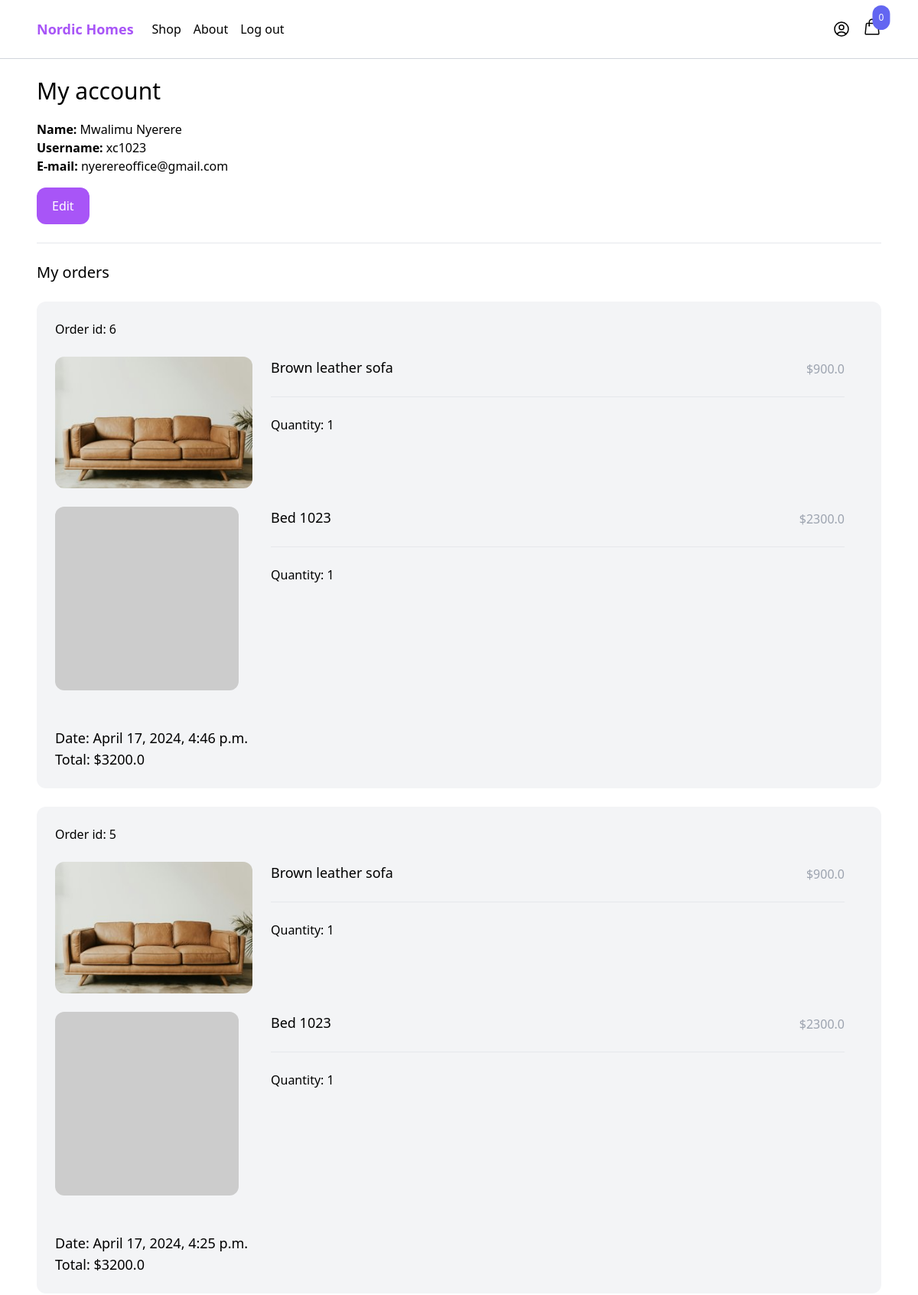
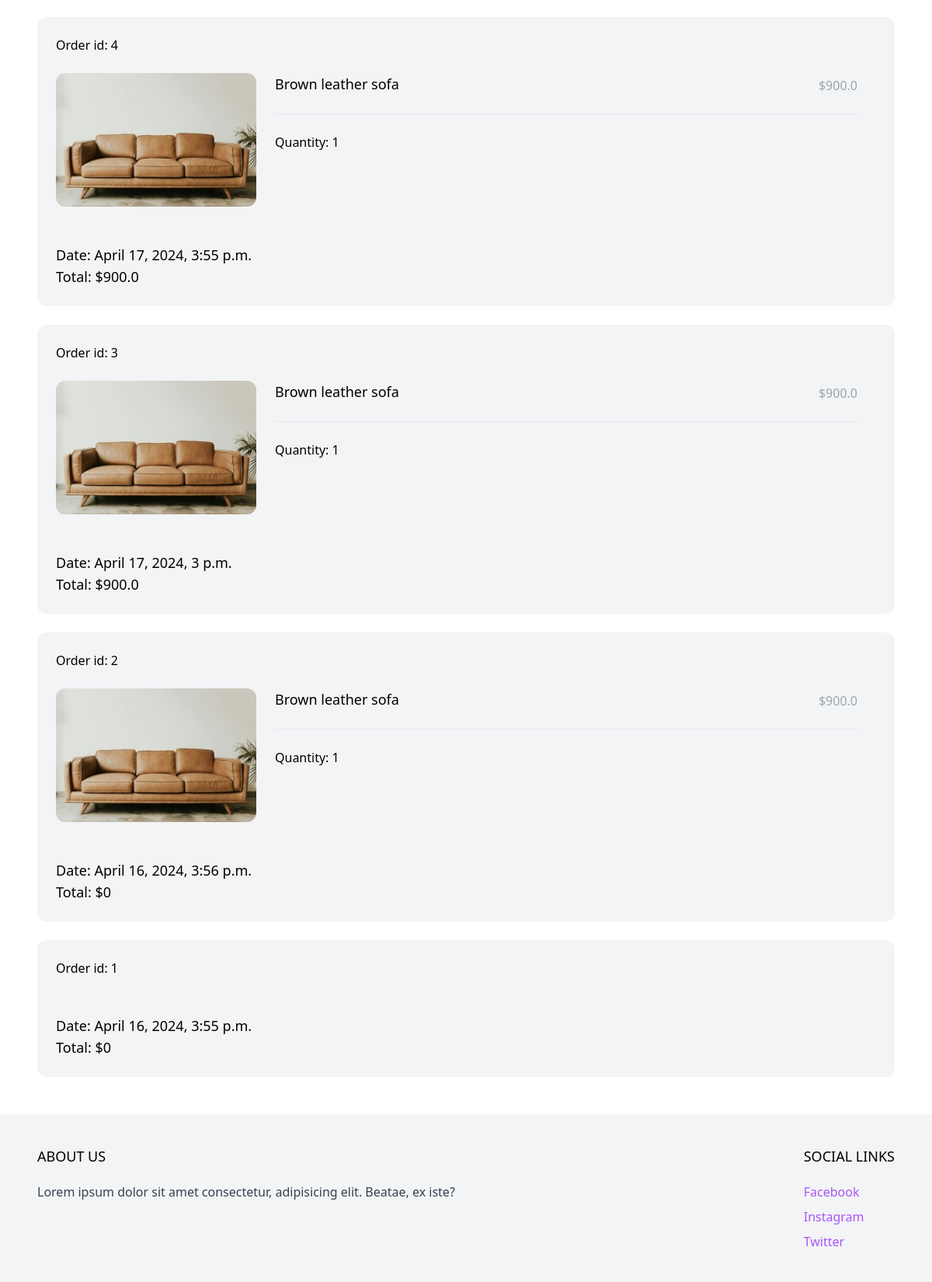
Screenshot of /myaccount/ (signed in) with the database file from the repository (2 pictures, top to bottom).
### order/models.py (models this page shows)
class Order(models.Model):
    ORDERED = 'ordered'
    SHIPPED = 'shipped'
    STATUS_CHOICES = (
        (ORDERED, 'Ordered'),
        (SHIPPED, 'Shipped')
    )
    user = models.ForeignKey(User, related_name='orders', blank=True, null=True, on_delete=models.CASCADE)
    first_name = models.CharField(max_length=255)
    last_name = models.CharField(max_length=255)
    email = models.EmailField()
    address = models.CharField(max_length=255)
    zipcode = models.CharField(max_length=255)
    place = models.CharField(max_length=255)
    phone = models.CharField(max_length=255)
    created_at = models.DateTimeField(auto_now_add=True)
    paid = models.BooleanField(default=False)
    paid_amount = models.IntegerField(blank=True, null=True)
    status = models.CharField(max_length=20, choices=STATUS_CHOICES, default=ORDERED)
    class Meta:
        ordering = ('-created_at',)
    def get_total_price(self):
        if self.paid_amount:
            return self.paid_amount / 100
        return 0

class OrderItem(models.Model):
    order = models.ForeignKey(Order, related_name='items', on_delete=models.CASCADE)
    product = models.ForeignKey(Product, related_name='items', on_delete=models.CASCADE)
    price = models.IntegerField()
    quantity = models.IntegerField(default=1)
    def get_total_price(self):
        return self.price / 100

### product/models.py (models this page shows, shortened)
class Product(models.Model):
    category = models.ForeignKey(Category, related_name='products', on_delete=models.CASCADE)
    name = models.CharField(max_length=255)
    slug = models.SlugField()
    description = models.TextField(blank=True, null=True)
    price = models.IntegerField()
    created_at = models.DateTimeField(auto_now_add=True)
    image = models.ImageField(upload_to='uploads/', blank=True, null=True)
    thumbnail = models.ImageField(upload_to='uploads/', blank=True, null=True)
    class Meta:
        ordering = ('-created_at',)
    def get_thumbnail(self):
        if self.thumbnail:
            return self.thumbnail.url
        else:
            if self.image:
                self.thumbnail = self.make_thumbnail(self.image)
                self.save()
                return self.thumbnail.url
            else:
                return 'https://via.placeholder.com/240x240.jpg'

### core/views.py (the view)
# urls.py: path('myaccount/', myaccount, name='myaccount'),
@login_required
def myaccount(request):
    return render(request, 'core/myaccount.html')

### cart/cart.py (called while the page is built)
    def __len__(self):
        return sum(item['quantity'] for item in self.cart.values())

### cart/context_processors.py (called while the page is built)
def cart(request):
    return {'cart': Cart(request)}

### core/templates/core/myaccount.html (shortened to what this page needs)
{% extends 'core/base.html' %}
{% load static %}
{% block content %}
    <div class="max-w-6xl mx-auto p-6">
        <h1 class="mb-5 text-3xl">My account</h1>
        <div class="mb-6">
            <strong>Name: </strong>{{ request.user.get_full_name }}<br>
            <strong>Username: </strong>{{ request.user.username }}<br>
            <strong>E-mail: </strong>{{ request.user.email }}<br>
            <a href="{% url 'core:edit_myaccount' %}" class="inline-block mt-4 py-3 px-5 rounded-xl text-white bg-purple-500 hover:bg-purple-700 transition duration-500 ease-in-out">
                Edit
            </a>
        </div>
        <hr>
        <h2 class="my-6 text-xl">My orders</h2>
        {% for order in request.user.orders.all %}
            <div class="w-full mb-6 p-6 flex flex-wrap bg-gray-100 rounded-xl">
                <div class="mb-6 flex justify-between">
                    <a href="#">Order id: {{ order.id }}</a>
                </div>
                <div class="mb-6 w-full">
                    {% for item in order.items.all %}
                        <div class="product mb-6 flex pr-6">
                            <a href="" class="w-1/4">
                                <img src="{{ item.product.get_thumbnail }}" alt="" class="hover:shadow-lg rounded-xl">
                            </a>
                            <div class="w-3/4 pl-6">
                                <div class="flex justify-between">
                                    <a href="#" class="text-lg">{{ item.product.name }}</a>
                                    <p class="mb-6 pt-1 text-gray-400">${{ item.get_total_price }}</p>
                                </div>
                                <hr>
                                <div class="mt-6">
                                    Quantity: {{ item.quantity }}
                                </div>
                            </div>
                        </div>
                    {% endfor %}
                </div>
                <div class="">
                    <p class="text-lg">Date: {{ order.created_at }}</p>
                    <p class="text-lg">Total: ${{ order.get_total_price }}</p>
                </div>
            </div>
        {% endfor %}
    </div>
{% endblock %}

### rows the page displays
Order: id "6", created_at "April 17, 2024, 4:46 p.m.", get_total_price "3200.0"
OrderItem: product.get_thumbnail (picture), product.name "Brown leather sofa", get_total_price "900.0", quantity "1"
OrderItem: product.name "Bed 1023", get_total_price "2300.0", quantity "1"
Order: id "5", created_at "April 17, 2024, 4:25 p.m.", get_total_price "3200.0"
OrderItem: product.get_thumbnail (picture), product.name "Brown leather sofa", get_total_price "900.0", quantity "1"
OrderItem: product.name "Bed 1023", get_total_price "2300.0", quantity "1"
Order: id "4", created_at "April 17, 2024, 3:55 p.m.", get_total_price "900.0"
OrderItem: product.get_thumbnail (picture), product.name "Brown leather sofa", get_total_price "900.0", quantity "1"
Order: id "3", created_at "April 17, 2024, 3 p.m.", get_total_price "900.0"
OrderItem: product.get_thumbnail (picture), product.name "Brown leather sofa", get_total_price "900.0", quantity "1"
Order: id "2", created_at "April 16, 2024, 3:56 p.m.", get_total_price "0"
OrderItem: product.get_thumbnail (picture), product.name "Brown leather sofa", get_total_price "900.0", quantity "1"
Order: id "1", created_at "April 16, 2024, 3:55 p.m.", get_total_price "0"

### other values shown
{{ cart|length }} "0"
{{ request.user.get_full_name }} "Mwalimu Nyerere"
{{ request.user.username }} "xc1023"
{{ request.user.email }} "nyerereoffice@gmail.com"
